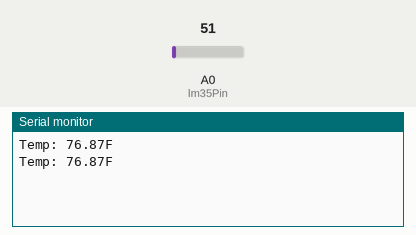
Simulated run of this sketch. Board: Arduino Uno, built with avr-gcc and run on an emulated ATmega328P. On the bench: the last lines printed to the serial monitor. The inputs (shaded band) are chosen by the test bench; at power-on: A0 (lm35Pin) = 51.

Above: at 1.8 s.
1.9 s: A0 (lm35Pin) set to 61
At 2.8 s:
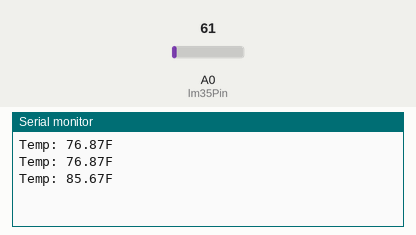
3.4 s: A0 (lm35Pin) set to 71
At 4.4 s:
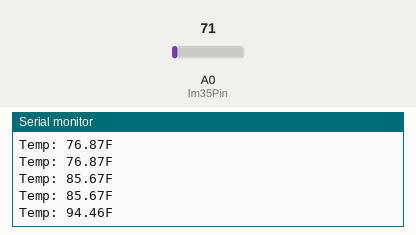
Timing chart, 0 to 6.4 s (numbered marks = the images above; inputs shaded):
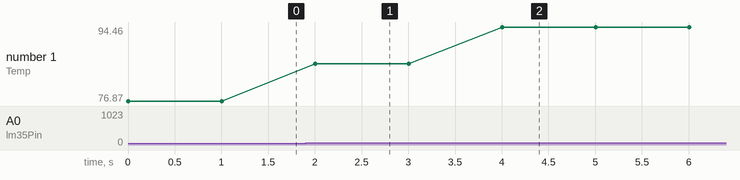

Measured:
- after the input at 1.9 s, the serial monitor: prints a new line after 0.10 s (image 1)
- after the input at 3.4 s, the serial monitor: prints a new line after 0.60 s (image 2)
- plotted number 1: 76.87 → 85.67 after the input at 1.9 s, 85.67 → 94.46 after the input at 3.4 s

The sketch:

tempF.ino
```cpp
// the output pin of the LM35 temperature sensor
int lm35Pin = A0;

void setup() {
  // put your setup code here, to run once:
  // setup serial at 9600 baud
  Serial.begin(9600);
}

void loop() {
  // put your main code here, to run repeatedly:
  int analogValue;
  float tempC;
  float tempF;

  // read the temperature sensor
  analogValue = analogRead(lm35Pin);

  // convert 10 bit analog value to celcius
  tempC = float(analogValue) / 1023;
  tempC *= 500;

  tempF = tempC * 1.8 + 32;

  // print the temperature over serial
  Serial.print("Temp: ");
  Serial.print(tempF);
  Serial.print("F");
  Serial.print("\n");

  // wait 1sec before reading the temp again
  delay(1000);
}
```
